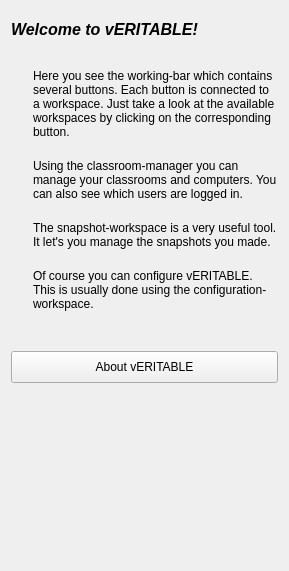
<?xml version="1.0" encoding="UTF-8"?>
<ui version="4.0">
 <class>Overview</class>
 <widget class="QWidget" name="Overview">
  <property name="geometry">
   <rect>
    <x>0</x>
    <y>0</y>
    <width>289</width>
    <height>571</height>
   </rect>
  </property>
  <layout class="QVBoxLayout" name="verticalLayout">
   <property name="spacing">
    <number>20</number>
   </property>
   <item>
    <widget class="QLabel" name="label">
     <property name="minimumSize">
      <size>
       <width>0</width>
       <height>38</height>
      </size>
     </property>
     <property name="text">
      <string>&lt;html&gt;&lt;head&gt;&lt;meta name=&quot;qrichtext&quot; content=&quot;1&quot; /&gt;&lt;style type=&quot;text/css&quot;&gt;
p, li { white-space: pre-wrap; }
&lt;/style&gt;&lt;/head&gt;&lt;body style=&quot; font-family:'Sans Serif'; font-size:9pt; font-weight:400; font-style:normal; text-decoration:none;&quot;&gt;
&lt;p style=&quot; margin-top:0px; margin-bottom:0px; margin-left:0px; margin-right:0px; -qt-block-indent:0; text-indent:0px;&quot;&gt;&lt;span style=&quot; font-size:12pt; font-weight:600; font-style:italic;&quot;&gt;Welcome to vERITABLE!&lt;/span&gt;&lt;/p&gt;&lt;/body&gt;&lt;/html&gt;</string>
     </property>
     <property name="wordWrap">
      <bool>true</bool>
     </property>
    </widget>
   </item>
   <item>
    <layout class="QHBoxLayout">
     <property name="spacing">
      <number>15</number>
     </property>
     <property name="margin">
      <number>0</number>
     </property>
     <item>
      <widget class="QLabel" name="label6">
       <property name="sizePolicy">
        <sizepolicy hsizetype="Fixed" vsizetype="Fixed">
         <horstretch>0</horstretch>
         <verstretch>0</verstretch>
        </sizepolicy>
       </property>
       <property name="pixmap">
        <pixmap resource="../veritable.qrc">:/resources/back.png</pixmap>
       </property>
      </widget>
     </item>
     <item>
      <widget class="QLabel" name="label1">
       <property name="text">
        <string>Here you see the working-bar which contains several buttons. Each button is connected to a workspace. Just take a look at the available workspaces by clicking on the corresponding button.</string>
       </property>
       <property name="wordWrap">
        <bool>true</bool>
       </property>
      </widget>
     </item>
    </layout>
   </item>
   <item>
    <layout class="QHBoxLayout">
     <property name="spacing">
      <number>15</number>
     </property>
     <property name="margin">
      <number>0</number>
     </property>
     <item>
      <widget class="QLabel" name="label7">
       <property name="sizePolicy">
        <sizepolicy hsizetype="Fixed" vsizetype="Fixed">
         <horstretch>0</horstretch>
         <verstretch>0</verstretch>
        </sizepolicy>
       </property>
       <property name="pixmap">
        <pixmap resource="../veritable.qrc">:/resources/classroom_manager_48.png</pixmap>
       </property>
      </widget>
     </item>
     <item>
      <widget class="QLabel" name="label2">
       <property name="text">
        <string>Using the classroom-manager you can manage your classrooms and computers. You can also see which users are logged in.</string>
       </property>
       <property name="wordWrap">
        <bool>true</bool>
       </property>
      </widget>
     </item>
    </layout>
   </item>
   <item>
    <layout class="QHBoxLayout">
     <property name="spacing">
      <number>15</number>
     </property>
     <property name="margin">
      <number>0</number>
     </property>
     <item>
      <widget class="QLabel" name="label9">
       <property name="sizePolicy">
        <sizepolicy hsizetype="Fixed" vsizetype="Fixed">
         <horstretch>0</horstretch>
         <verstretch>0</verstretch>
        </sizepolicy>
       </property>
       <property name="pixmap">
        <pixmap resource="../veritable.qrc">:/resources/snapshot_48.png</pixmap>
       </property>
      </widget>
     </item>
     <item>
      <widget class="QLabel" name="label4">
       <property name="text">
        <string>The snapshot-workspace is a very useful tool. It let's you manage the snapshots you made.</string>
       </property>
       <property name="wordWrap">
        <bool>true</bool>
       </property>
      </widget>
     </item>
    </layout>
   </item>
   <item>
    <layout class="QHBoxLayout">
     <property name="spacing">
      <number>15</number>
     </property>
     <property name="margin">
      <number>0</number>
     </property>
     <item>
      <widget class="QLabel" name="label10">
       <property name="sizePolicy">
        <sizepolicy hsizetype="Fixed" vsizetype="Fixed">
         <horstretch>0</horstretch>
         <verstretch>0</verstretch>
        </sizepolicy>
       </property>
       <property name="pixmap">
        <pixmap resource="../veritable.qrc">:/resources/config_48.png</pixmap>
       </property>
      </widget>
     </item>
     <item>
      <widget class="QLabel" name="label5">
       <property name="text">
        <string>Of course you can configure vERITABLE. This is usually done using the configuration-workspace.</string>
       </property>
       <property name="wordWrap">
        <bool>true</bool>
       </property>
      </widget>
     </item>
    </layout>
   </item>
   <item>
    <spacer>
     <property name="orientation">
      <enum>Qt::Vertical</enum>
     </property>
     <property name="sizeType">
      <enum>QSizePolicy::Fixed</enum>
     </property>
     <property name="sizeHint" stdset="0">
      <size>
       <width>20</width>
       <height>20</height>
      </size>
     </property>
    </spacer>
   </item>
   <item>
    <widget class="QPushButton" name="aboutButton">
     <property name="minimumSize">
      <size>
       <width>0</width>
       <height>32</height>
      </size>
     </property>
     <property name="text">
      <string>About vERITABLE</string>
     </property>
     <property name="icon">
      <iconset resource="../veritable.qrc">
       <normaloff>:/resources/info_22.png</normaloff>:/resources/info_22.png</iconset>
     </property>
    </widget>
   </item>
   <item>
    <spacer>
     <property name="orientation">
      <enum>Qt::Vertical</enum>
     </property>
     <property name="sizeType">
      <enum>QSizePolicy::Expanding</enum>
     </property>
     <property name="sizeHint" stdset="0">
      <size>
       <width>20</width>
       <height>46</height>
      </size>
     </property>
    </spacer>
   </item>
  </layout>
 </widget>
 <resources>
  <include location="../veritable.qrc"/>
  <include location="../veritable.qrc"/>
 </resources>
 <connections/>
</ui>
